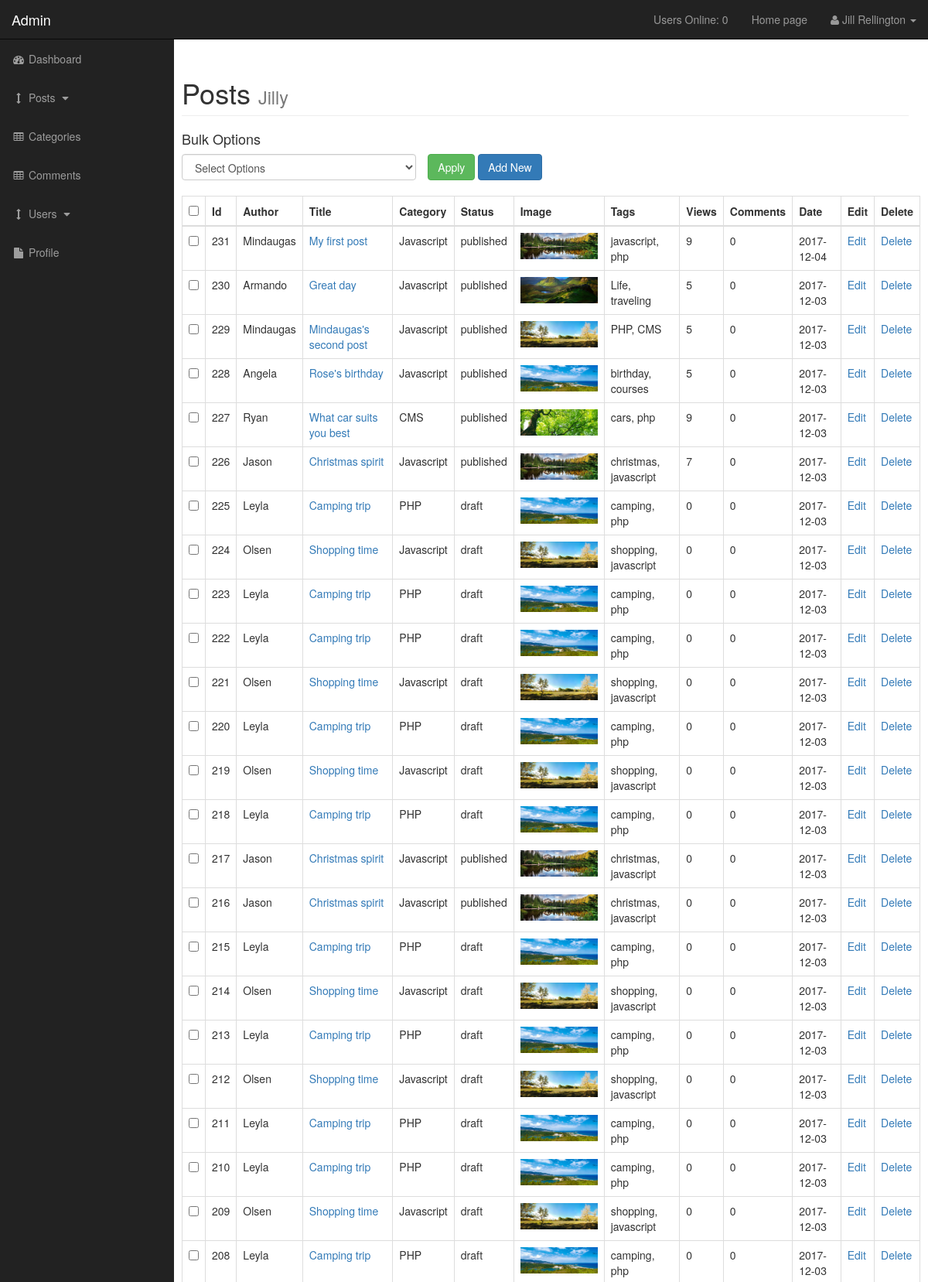
Screenshot of /admin/posts.php (signed in, upper part) with the database file from the repository.
### tables this page shows
CREATE TABLE `posts` (
  `post_id` int(3) NOT NULL,
  `post_category_id` int(3) NOT NULL,
  `post_title` varchar(255) NOT NULL,
  `post_author` varchar(255) NOT NULL,
  `post_date` date NOT NULL,
  `post_image` text NOT NULL,
  `post_content` text NOT NULL,
  `post_tags` varchar(255) NOT NULL,
  `post_comment_count` int(11) NOT NULL,
  `post_status` varchar(255) NOT NULL DEFAULT 'draft',
  `post_views` int(11) NOT NULL
);

CREATE TABLE `categories` (
  `cat_id` int(3) NOT NULL,
  `cat_title` varchar(255) NOT NULL
);

### admin/includes/view_all_posts.php (the view, shortened to what this page needs)
<form action="" method="post">
  <div id="bulkOptionsContainer" style="margin-bottom: 20px;">
    <h4>Bulk Options</h4>
    <div class="col-xs-4" style="padding-left: 0;">
      <div class="form-group">
        <select class="form-control" name="bulk_option">
          <option value="default" disabled selected>Select Options</option>
        </select>
      </div>
    </div>
    <button name="submitBulk" type="submit" class="btn btn-success">Apply</button>
    <a href="./posts.php?source=add_post" class="btn btn-primary">Add New</a>
  </div>
  <table class="table table-bordered table-hover">
    <thead>
      <tr>
        <th><input type="checkbox" id="allCheckboxes"></th>
        <th>Id</th>
        <th>Author</th>
        <th>Title</th>
        <th>Category</th>
        <th>Status</th>
        <th>Image</th>
        <th>Tags</th>
        <th>Views</th>
        <th>Comments</th>
        <th>Date</th>
        <th>Edit</th>
        <th>Delete</th>
      </tr>
    </thead>
    <tbody>
  <?php
    $query = "SELECT * FROM posts ORDER BY post_id DESC";
    $result = mysqli_query($connection, $query);
    while ($row = mysqli_fetch_assoc($result)) {
      $post_id = $row['post_id'];
      $post_title = $row['post_title'];
      $post_category = $row['post_category_id'];
      $post_author = $row['post_author'];
      $post_date = $row['post_date'];
      $post_image = $row['post_image'];
      $post_tags = $row['post_tags'];
      $post_views = $row['post_views'];
      $post_comment_count_query = "SELECT comment_id FROM comments WHERE comment_post_id = {$post_id}";
      $post_comment_count_result = mysqli_query($connection, $post_comment_count_query);
      $post_comment_count = mysqli_num_rows($post_comment_count_result);
      $post_status = $row['post_status'];
      $post_cat_query = "SELECT * FROM categories WHERE cat_id = {$post_category}";
      $post_cat_result = mysqli_query($connection, $post_cat_query);
      $post_cat_row = mysqli_fetch_assoc($post_cat_result);
      $post_category = $post_cat_row['cat_title'];
      echo "
      <tr>
        <td><input type='checkbox' class='checkboxes' name='checkboxArray[]' value='{$post_id}' /></td>
        <td>{$post_id}</td>
        <td>{$post_author}</td>
        <td><a href='../post.php?p_id={$post_id}'>{$post_title}</a></td>
        <td>{$post_category}</td>
        <td>{$post_status}</td>
        <td><img src='../images/{$post_image}' style='width:100px'></td>
        <td>{$post_tags}</td>
        <td>{$post_views}</td>
        <td>{$post_comment_count}</td>
        <td>{$post_date}</td>
        <td><a href='posts.php?source=edit_post&p_id={$post_id}'>Edit</a></td>
        <td><a onClick=\"javascript: return confirm('Are you sure you want to delete this post?'); \" href='posts.php?delete={$post_id}' id='deletePost'>Delete</a></td>
      </tr>";
    }
  ?>
    </tbody>
  </table>
</form>

### admin/css/sb-admin.css (style rules this page uses)
body { margin-top: 100px; background-color: #222; }
@media (min-width:768px) { body { margin-top: 50px; } }

### rows the page displays
posts: post_id "231", post_author "Mindaugas", post_title "My first post", categories.cat_title "Javascript", post_status "published", post_image (picture), post_tags "javascript, php", post_views "9", post_comment_count "0", post_date "2017-12-04"
posts: post_id "230", post_author "Armando", post_title "Great day", categories.cat_title "Javascript", post_status "published", post_image (picture), post_tags "Life, traveling", post_views "5", post_comment_count "0", post_date "2017-12-03"
posts: post_id "229", post_author "Mindaugas", post_title "Mindaugas's second post", categories.cat_title "Javascript", post_status "published", post_image (picture), post_tags "PHP, CMS", post_views "5", post_comment_count "0", post_date "2017-12-03"
posts: post_id "228", post_author "Angela", post_title "Rose's birthday", categories.cat_title "Javascript", post_status "published", post_image (picture), post_tags "birthday, courses", post_views "5", post_comment_count "0", post_date "2017-12-03"
posts: post_id "227", post_author "Ryan", post_title "What car suits you best", categories.cat_title "CMS", post_status "published", post_image (picture), post_tags "cars, php", post_views "9", post_comment_count "0", post_date "2017-12-03"
posts: post_id "226", post_author "Jason", post_title "Christmas spirit", categories.cat_title "Javascript", post_status "published", post_image (picture), post_tags "christmas, javascript", post_views "7", post_comment_count "0", post_date "2017-12-03"
posts: post_id "225", post_author "Leyla", post_title "Camping trip", categories.cat_title "PHP", post_status "draft", post_image (picture), post_tags "camping, php", post_views "0", post_comment_count "0", post_date "2017-12-03"
posts: post_id "224", post_author "Olsen", post_title "Shopping time", categories.cat_title "Javascript", post_status "draft", post_image (picture), post_tags "shopping, javascript", post_views "0", post_comment_count "0", post_date "2017-12-03"
posts: post_id "223", post_author "Leyla", post_title "Camping trip", categories.cat_title "PHP", post_status "draft", post_image (picture), post_tags "camping, php", post_views "0", post_comment_count "0", post_date "2017-12-03"
posts: post_id "222", post_author "Leyla", post_title "Camping trip", categories.cat_title "PHP", post_status "draft", post_image (picture), post_tags "camping, php", post_views "0", post_comment_count "0", post_date "2017-12-03"
posts: post_id "221", post_author "Olsen", post_title "Shopping time", categories.cat_title "Javascript", post_status "draft", post_image (picture), post_tags "shopping, javascript", post_views "0", post_comment_count "0", post_date "2017-12-03"
posts: post_id "220", post_author "Leyla", post_title "Camping trip", categories.cat_title "PHP", post_status "draft", post_image (picture), post_tags "camping, php", post_views "0", post_comment_count "0", post_date "2017-12-03"
posts: post_id "219", post_author "Olsen", post_title "Shopping time", categories.cat_title "Javascript", post_status "draft", post_image (picture), post_tags "shopping, javascript", post_views "0", post_comment_count "0", post_date "2017-12-03"
posts: post_id "218", post_author "Leyla", post_title "Camping trip", categories.cat_title "PHP", post_status "draft", post_image (picture), post_tags "camping, php", post_views "0", post_comment_count "0", post_date "2017-12-03"
posts: post_id "217", post_author "Jason", post_title "Christmas spirit", categories.cat_title "Javascript", post_status "published", post_image (picture), post_tags "christmas, javascript", post_views "0", post_comment_count "0", post_date "2017-12-03"
posts: post_id "216", post_author "Jason", post_title "Christmas spirit", categories.cat_title "Javascript", post_status "published", post_image (picture), post_tags "christmas, javascript", post_views "0", post_comment_count "0", post_date "2017-12-03"
posts: post_id "215", post_author "Leyla", post_title "Camping trip", categories.cat_title "PHP", post_status "draft", post_image (picture), post_tags "camping, php", post_views "0", post_comment_count "0", post_date "2017-12-03"
posts: post_id "214", post_author "Olsen", post_title "Shopping time", categories.cat_title "Javascript", post_status "draft", post_image (picture), post_tags "shopping, javascript", post_views "0", post_comment_count "0", post_date "2017-12-03"
posts: post_id "213", post_author "Leyla", post_title "Camping trip", categories.cat_title "PHP", post_status "draft", post_image (picture), post_tags "camping, php", post_views "0", post_comment_count "0", post_date "2017-12-03"
posts: post_id "212", post_author "Olsen", post_title "Shopping time", categories.cat_title "Javascript", post_status "draft", post_image (picture), post_tags "shopping, javascript", post_views "0", post_comment_count "0", post_date "2017-12-03"
posts: post_id "211", post_author "Leyla", post_title "Camping trip", categories.cat_title "PHP", post_status "draft", post_image (picture), post_tags "camping, php", post_views "0", post_comment_count "0", post_date "2017-12-03"
posts: post_id "210", post_author "Leyla", post_title "Camping trip", categories.cat_title "PHP", post_status "draft", post_image (picture), post_tags "camping, php", post_views "0", post_comment_count "0", post_date "2017-12-03"
posts: post_id "209", post_author "Olsen", post_title "Shopping time", categories.cat_title "Javascript", post_status "draft", post_image (picture), post_tags "shopping, javascript", post_views "0", post_comment_count "0", post_date "2017-12-03"
posts: post_id "208", post_author "Leyla", post_title "Camping trip", categories.cat_title "PHP", post_status "draft", post_image (picture), post_tags "camping, php", post_views "0", post_comment_count "0", post_date "2017-12-03"

### other values shown
$users_count "0"
$user_firstname "Jill"
$user_lastname "Rellington"
$_SESSION['username'] "Jilly"
